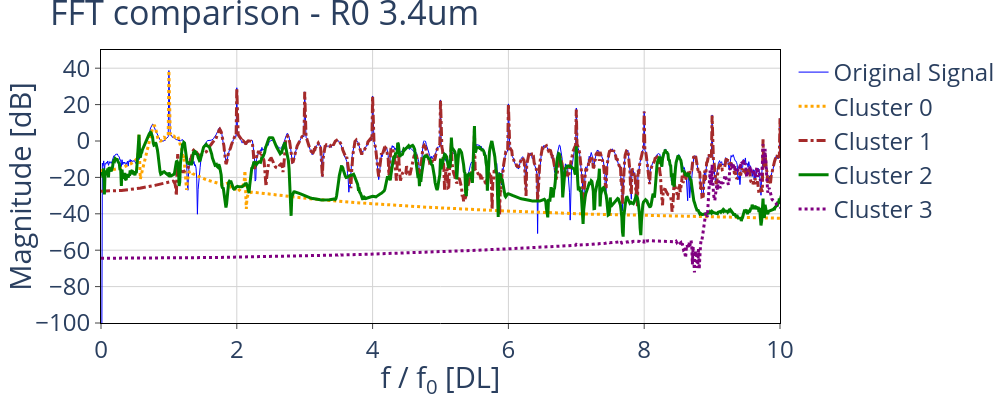
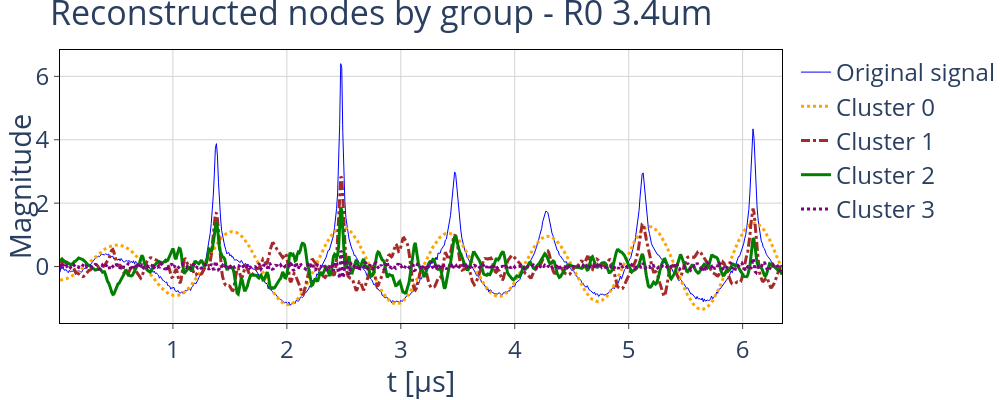

The cell these charts' notebook holds for them, in order:
### Code cell
# Set clusters to None to plot all of them, otherwise, plot a list of int
# fig = plot.plot_fft_by_group(
#     tr_obj, labels, sampling_rate,
#     clusters=None, xlim=10, fundamental_freq=frequency,
#     freq_threshold=freq_threshold
# )

for i in range(n_cases):
    fig_psd_rec_arb = plot.plot_fft_by_group(
        results_df[i]['tr_obj'], results_df[i]['labels_sorted'], sampling_rate=sampling_rate,
        clusters=None, 
        xlims=[0,fft_lim], 
        ylims=[-100,50],
        fundamental_freq=frequency,
        freq_threshold=freq_threshold, label_map=label_map_details[i],
        fig_height=Fig_Height,
        title = "FFT comparison - " + results_df[i]['legend']
    )
    if savefig_flag:
        fig_psd_rec_arb_name = (
            "spectrum_rec_centeroids_arbitrary_GA_calculated_emissions_"
            f"{results_df[i]['legend']}"
            f"_freq{frequency*1e-6:.1f}MHz_Pac{pac*1e-6:.1f}MPa"
        ).replace(".", "p").replace(" ", "")
        print("figure name: " + fig_psd_rec_arb_name)
        save_figure(fig_psd_rec_arb, fig_psd_rec_arb_name, folder_path)
    
    fig_rec_arb = plot.plot_reconstructions_by_group(
        results_df[i]['tr_obj'], results_df[i]['labels_sorted'], t_plot=results_df[0]['t_data_truncated'], freq_threshold=freq_threshold, 
        fig_height=Fig_Height, title = "Reconstructed nodes by group - " + results_df[i]['legend']#, label_map=label_map_details[i] 
    )
    if savefig_flag:
        fig_rec_arb_name = (
            "sig_rec_centeroids_arbitrary_GA_calculated_emissions_"
            f"{results_df[i]['legend']}"
            f"_freq{frequency*1e-6:.1f}MHz_Pac{pac*1e-6:.1f}MPa"
        ).replace(".", "p").replace(" ", "")
        print("figure name: " + fig_rec_arb_name)
        save_figure(fig_rec_arb, fig_rec_arb_name, folder_path)

### Figure 1 — Plotly figure (JSON) as saved in the notebook; plotly's stock layout.template omitted (floating-point values rounded to 4 significant figures; data arrays with more than 128 entries replaced by an {"elided": "..."} marker saying what was removed)
{"data": [{"line": {"color": "blue", "dash": "solid", "width": 1}, "mode": "lines", "name": "Original Signal", "type": "scatter", "x": {"elided": "5000 float values"}, "y": {"elided": "5000 float values"}}, {"line": {"color": "orange", "dash": "dot", "width": 3}, "mode": "lines", "name": "Cluster 0", "type": "scatter", "x": {"elided": "5000 float values"}, "y": {"elided": "5000 float values"}}, {"line": {"color": "brown", "dash": "dashdot", "width": 3}, "mode": "lines", "name": "Cluster 1", "type": "scatter", "x": {"elided": "5000 float values"}, "y": {"elided": "5000 float values"}}, {"line": {"color": "green", "dash": "solid", "width": 3}, "mode": "lines", "name": "Cluster 2", "type": "scatter", "x": {"elided": "5000 float values"}, "y": {"elided": "5000 float values"}}, {"line": {"color": "purple", "dash": "dot", "width": 3}, "mode": "lines", "name": "Cluster 3", "type": "scatter", "x": {"elided": "5000 float values"}, "y": {"elided": "5000 float values"}}], "layout": {"font": {"size": 24}, "height": 400, "legend": {"font": {"size": 24}, "title": {"text": ""}, "traceorder": "normal"}, "margin": {"b": 0, "l": 0, "r": 0, "t": 50}, "plot_bgcolor": "white", "title": {"text": "FFT comparison - R0 3.4um"}, "width": 1000, "xaxis": {"gridcolor": "lightgrey", "linecolor": "black", "mirror": true, "range": [0, 10], "showline": true, "tickfont": {"size": 24}, "ticks": "outside", "title": {"text": "f / f<sub>0</sub> [DL]"}}, "yaxis": {"gridcolor": "lightgrey", "linecolor": "black", "mirror": true, "range": [-100, 50], "showline": true, "tickfont": {"size": 24}, "ticks": "outside", "title": {"text": "Magnitude [dB]"}}}}

### Figure 2 — Plotly figure (JSON) as saved in the notebook; plotly's stock layout.template omitted (floating-point values rounded to 4 significant figures; data arrays with more than 128 entries replaced by an {"elided": "..."} marker saying what was removed)
{"data": [{"line": {"color": "blue", "dash": "solid", "width": 1}, "mode": "lines", "name": "Original signal", "type": "scatter", "x": {"elided": "698 float values"}, "y": {"elided": "698 float values"}}, {"line": {"color": "orange", "dash": "dot", "width": 3}, "mode": "lines", "name": "Cluster 0", "type": "scatter", "x": {"elided": "698 float values"}, "y": {"elided": "698 float values"}}, {"line": {"color": "brown", "dash": "dashdot", "width": 3}, "mode": "lines", "name": "Cluster 1", "type": "scatter", "x": {"elided": "698 float values"}, "y": {"elided": "698 float values"}}, {"line": {"color": "green", "dash": "solid", "width": 3}, "mode": "lines", "name": "Cluster 2", "type": "scatter", "x": {"elided": "698 float values"}, "y": {"elided": "698 float values"}}, {"line": {"color": "purple", "dash": "dot", "width": 3}, "mode": "lines", "name": "Cluster 3", "type": "scatter", "x": {"elided": "698 float values"}, "y": {"elided": "698 float values"}}], "layout": {"font": {"size": 24}, "height": 400, "legend": {"font": {"size": 24}, "title": {"text": ""}, "traceorder": "normal"}, "margin": {"b": 0, "l": 0, "r": 0, "t": 50}, "plot_bgcolor": "white", "title": {"text": "Reconstructed nodes by group - R0 3.4um"}, "width": 1000, "xaxis": {"gridcolor": "lightgrey", "linecolor": "black", "mirror": true, "showline": true, "tickfont": {"size": 24}, "ticks": "outside", "title": {"text": "t [&mu;s]"}}, "yaxis": {"gridcolor": "lightgrey", "linecolor": "black", "mirror": true, "showline": true, "tickfont": {"size": 24}, "ticks": "outside", "title": {"text": "Magnitude"}}}}
